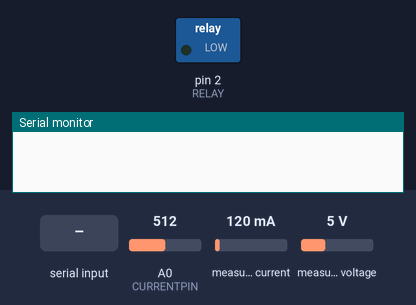
Bench run of a sketch on a simulated Arduino Uno, built with avr-gcc and run on an emulated ATmega328P. Parts: switched loads named in the sketch (green lamp = pin HIGH), the last lines printed to the serial monitor. The test bench sets the inputs (shaded band); at power-on: A0 (CURRENTPIN) = 512, measured current 120 mA, measured voltage 5 V.

Above: at 1.2 s.
1.3 s: "30,150\n" received over Serial
2.8 s: "1\n" received over Serial
At 3.4 s:
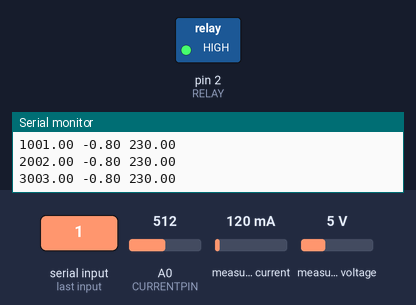
4.3 s: "90,45\n" received over Serial
At 4.6 s:
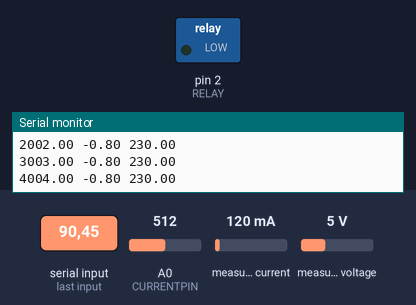
Timing chart, 0 to 7.3 s (numbered marks = the images above; inputs shaded):
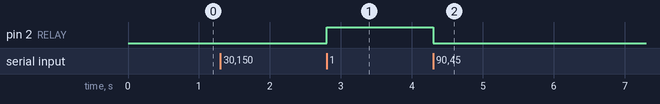

The sketch:

Smart_Plug2.ino
```cpp
#include "EmonLib.h"
#define VOLT_CAL 234.26
#define RATE 1000
#define RELAY 2
#define CURRENTPIN A0
#define VOLTAGEPIN A3
#define BAUDRATE 9600
#define LENGTHO 9
#define LENGTHI 2


String m_in;
String currPart, timePart, voltPart;
String send2pi;
float rawValue = 0;
double v_out = 0;
double current = 0;
double current_max = 0;
double startTime = 0;
double curTime = 0;
double supplyVoltage = 0;
int r = 1;
int relayOn = 0;
int index = 0;


EnergyMonitor emon1;             // Create an instance

void setup() {

  Serial.begin(BAUDRATE);
  pinMode(RELAY, OUTPUT);
  pinMode(CURRENTPIN, INPUT);

  emon1.voltage(VOLTAGEPIN, VOLT_CAL, 1.7);  // Voltage: input pin, calibration, phase_shift

  startTime = millis();

}

void loop() {

  //See what the last time was
  //Update var with time now
  //Difference between time now and last time
  //SAVE millis() to time; (millis() returns the number of seconds since the program started
  // put your main code here, to run repeatedly:

  if (millis() - curTime > RATE){

          curTime = millis();
          timePart = String(curTime);
          rawValue = analogRead(CURRENTPIN);
          v_out = (rawValue/1024)*5;
          //Serial.println(v_out);

          current = (40 * (v_out - 2.5)-.8);
          currPart = String(current);
          //Serial.println(current);
          //if (current > current_max)  current_max = current;

          emon1.calcVI(20,2000);         // Calculate all. No.of half wavelengths (crossings), time-out
          supplyVoltage = emon1.Vrms;           //extract Vrms into Variable
          voltPart = String(supplyVoltage);

          send2pi = timePart + " " + currPart + " " + voltPart;

          Serial.println(send2pi);

  }


  if(Serial.available()){ // While there is a message on the serial port
    relayOn = r * (Serial.read() - '0');

    if(relayOn == 0) {
      digitalWrite(RELAY, LOW);

          /*Serial.print("Raw Value = " ); // shows pre-scaled value

          Serial.print(RawValue);

          Serial.print("\t V = "); // shows the voltage measured

          Serial.print(V_out,3); // the '3' after voltage allows you to display 3 digits after decimal point

          */


          //Serial.print("\t Time = ");

          /*Serial.print(curTime,3);


          Serial.print(" "); // shows the voltage measured

          Serial.print(current,3);


          Serial.print(" ");

          Serial.print(supplyVoltage,3);

          */

    }
    else if(relayOn == 1){

      digitalWrite(RELAY, HIGH);


    //relayOn = ' '; // Clear the message- leave the message so don't have to click on 2000 times

    // break;

  }


 } //end of for loop


} //end of void loop
```

Measured:
- after the input at 2.8 s, pin 2 (RELAY): LOW → HIGH at once
- after the input at 4.3 s, pin 2 (RELAY): HIGH → LOW at once
